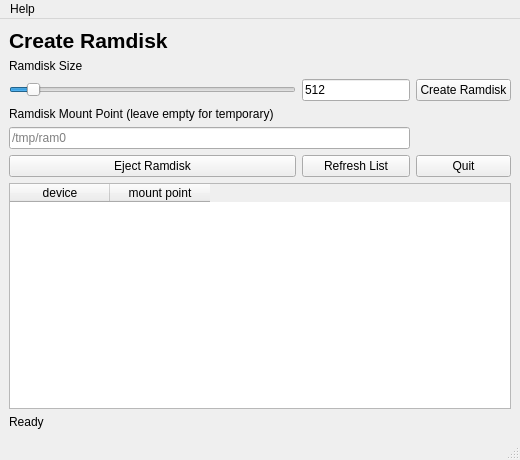
<?xml version="1.0" encoding="UTF-8"?>
<ui version="4.0">
 <class>MainWindow</class>
 <widget class="QMainWindow" name="MainWindow">
  <property name="geometry">
   <rect>
    <x>0</x>
    <y>0</y>
    <width>520</width>
    <height>460</height>
   </rect>
  </property>
  <property name="windowTitle">
   <string>Create Ramdisk</string>
  </property>
  <widget class="QWidget" name="centralwidget">
   <layout class="QGridLayout" name="gridLayout">
    <item row="0" column="0" colspan="4">
     <widget class="QLabel" name="titleLabel">
      <property name="text">
       <string>Create Ramdisk</string>
      </property>
      <property name="styleSheet">
       <string notr="true">font-size: 16pt; font-weight: bold;</string>
      </property>
     </widget>
    </item>
    <item row="1" column="0">
     <widget class="QLabel" name="sizeLabel">
      <property name="text">
       <string>Ramdisk Size</string>
      </property>
     </widget>
    </item>
    <item row="2" column="0">
     <widget class="QSlider" name="sizeHorizontalSlider">
      <property name="orientation">
       <enum>Qt::Orientation::Horizontal</enum>
      </property>
      <property name="minimum">
       <number>1</number>
      </property>
      <property name="maximum">
       <number>8192</number>
      </property>
      <property name="value">
       <number>512</number>
      </property>
     </widget>
    </item>
    <item row="2" column="1" colspan="2">
     <widget class="QLineEdit" name="sizeLineEdit">
      <property name="text">
       <string>512</string>
      </property>
     </widget>
    </item>
    <item row="2" column="3">
     <widget class="QPushButton" name="createPushButton">
      <property name="text">
       <string>Create Ramdisk</string>
      </property>
     </widget>
    </item>
    <item row="3" column="0" colspan="4">
     <widget class="QLabel" name="mountLabel">
      <property name="text">
       <string>Ramdisk Mount Point (leave empty for temporary)</string>
      </property>
     </widget>
    </item>
    <item row="4" column="0" colspan="3">
     <widget class="QLineEdit" name="mountLineEdit">
      <property name="placeholderText">
       <string>/tmp/ram0</string>
      </property>
     </widget>
    </item>
    <item row="5" column="0">
     <widget class="QPushButton" name="ejectPushButton">
      <property name="text">
       <string>Eject Ramdisk</string>
      </property>
     </widget>
    </item>
    <item row="5" column="1" colspan="2">
     <widget class="QPushButton" name="refreshPushButton">
      <property name="text">
       <string>Refresh List</string>
      </property>
     </widget>
    </item>
    <item row="5" column="3">
     <widget class="QPushButton" name="quitPushButton">
      <property name="text">
       <string>Quit</string>
      </property>
     </widget>
    </item>
    <item row="6" column="0" colspan="4">
     <widget class="QTableWidget" name="tableWidget">
      <property name="editTriggers">
       <set>QAbstractItemView::EditTrigger::NoEditTriggers</set>
      </property>
      <property name="selectionMode">
       <enum>QAbstractItemView::SelectionMode::SingleSelection</enum>
      </property>
      <property name="selectionBehavior">
       <enum>QAbstractItemView::SelectionBehavior::SelectRows</enum>
      </property>
      <column>
       <property name="text">
        <string>device</string>
       </property>
      </column>
      <column>
       <property name="text">
        <string>mount point</string>
       </property>
      </column>
     </widget>
    </item>
    <item row="7" column="0" colspan="4">
     <widget class="QLabel" name="statusLabel">
      <property name="text">
       <string>Ready</string>
      </property>
     </widget>
    </item>
   </layout>
  </widget>
  <widget class="QMenuBar" name="menubar">
   <property name="geometry">
    <rect>
     <x>0</x>
     <y>0</y>
     <width>520</width>
     <height>24</height>
    </rect>
   </property>
   <widget class="QMenu" name="menuHelp">
    <property name="title">
     <string>Help</string>
    </property>
    <addaction name="actionAbout"/>
   </widget>
   <addaction name="menuHelp"/>
  </widget>
  <widget class="QStatusBar" name="statusbar"/>
  <action name="actionAbout">
   <property name="text">
    <string>About</string>
   </property>
  </action>
 </widget>
 <resources/>
 <connections/>
</ui>
